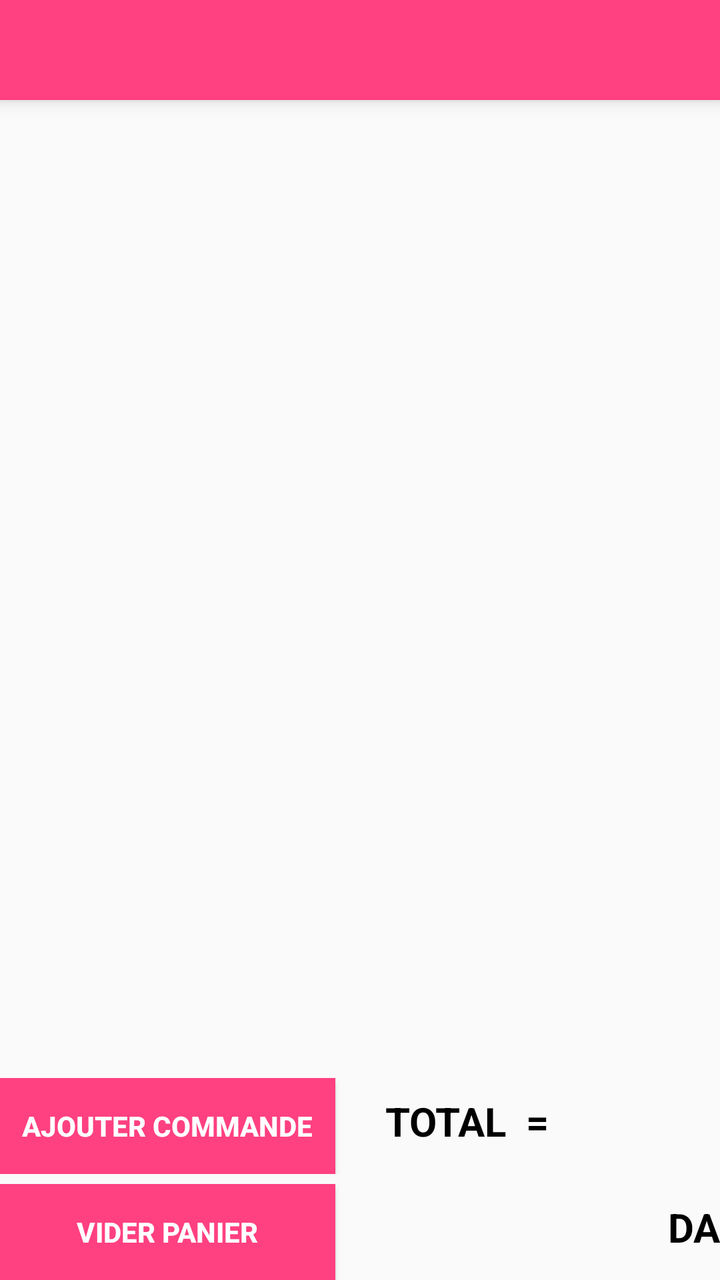
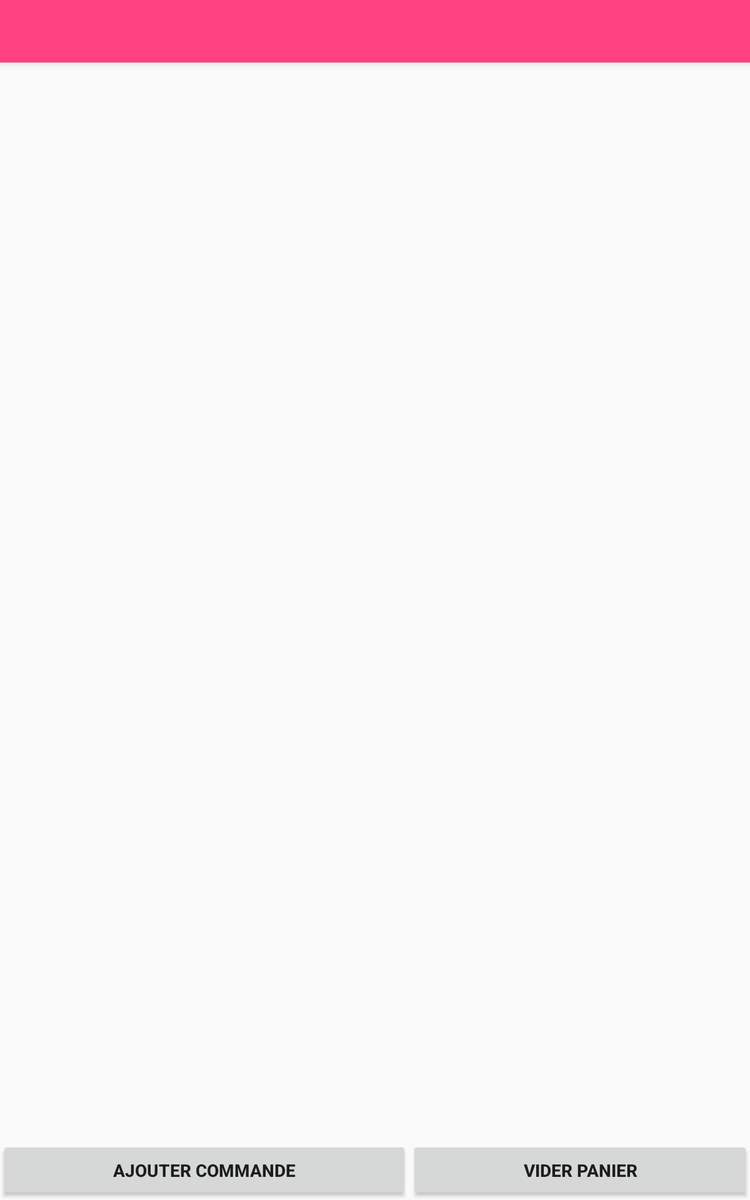

The same Android screen from two of the app's own layout files: first res/layout/ as a phone draws it, then the author's variant for another configuration, drawn on a device whose configuration selects that folder. Both files follow.
<!-- AndroidManifest.xml: application theme AppTheme -->
<!-- res/layout/activity_panier.xml -->
<?xml version="1.0" encoding="utf-8"?>

<LinearLayout xmlns:android="http://schemas.android.com/apk/res/android"
    xmlns:tools="http://schemas.android.com/tools"
    android:layout_width="match_parent"
    android:layout_height="match_parent"
    android:orientation="vertical"
    android:paddingBottom="@dimen/activity_vertical_margin"
    android:paddingLeft="@dimen/activity_horizontal_margin"
    android:paddingRight="@dimen/activity_horizontal_margin"
    android:paddingTop="@dimen/activity_vertical_margin"
    tools:context="sd.shopguy.Main.PanierActivity">

    <android.support.v7.widget.Toolbar
        xmlns:android="http://schemas.android.com/apk/res/android"
        android:layout_width="match_parent"
        android:layout_height="50dp"
        android:background="@color/colorAccent"
        android:id="@+id/toolbarPanier"
        android:theme="@style/ThemeOverlay.AppCompat.Dark.ActionBar"
        android:elevation="5dp"
        android:layout_marginBottom="10dp">

    </android.support.v7.widget.Toolbar>
    <ListView
        android:layout_width="match_parent"
        android:layout_height="match_parent"
        android:layout_weight="1"
        android:id="@+id/listViewPanier" />

    <TableLayout
        android:layout_gravity="center"
        android:stretchColumns="1"
        android:layout_width="match_parent"
        android:layout_height="wrap_content">

        <TableRow
            android:layout_width="match_parent"
            android:layout_height="match_parent"
            android:layout_marginBottom="5dp">

            <Button
                android:layout_width="wrap_content"
                android:layout_height="wrap_content"
                android:text="Ajouter Commande"
                android:id="@+id/addCMD"
                android:textStyle="bold"
                android:background="@color/colorAccent"
                android:textColor="@color/white" />

            <TextView
                android:layout_width="wrap_content"
                android:layout_height="wrap_content"
                android:text="     TOTAL  ="
                android:id="@+id/textView2"
                android:layout_column="1"
                android:textStyle="bold"
                android:textSize="20dp"
                android:textColor="@color/black"
                android:layout_span="2" />

        </TableRow>

        <TableRow
            android:layout_width="match_parent"
            android:layout_height="match_parent">

            <Button
                android:layout_width="168dp"
                android:layout_height="wrap_content"
                android:text="Vider Panier"
                android:id="@+id/cancelCMD"
                android:textStyle="bold"
                android:background="@color/colorAccent"
                android:textColor="@color/white" />

            <TextView
                android:layout_width="wrap_content"
                android:layout_height="wrap_content"
                android:id="@+id/textViewTotal"
                android:textIsSelectable="true"
                android:textStyle="bold"
                android:textSize="20dp"
                android:textColor="@color/black"
                android:layout_column="1"
                android:layout_marginLeft="30dp" />

            <TextView
                android:layout_width="wrap_content"
                android:layout_height="wrap_content"
                android:text="DA"
                android:id="@+id/textView6"
                android:textColor="@color/black"
                android:textStyle="bold"
                android:textSize="20dp" />
        </TableRow>

    </TableLayout>

</LinearLayout>
<!-- resources referenced by this layout -->
<resources>
  <color name="black">#000000</color>
  <color name="colorAccent">#FF4081</color>
  <color name="white">#FFF</color>
  <style name="AppTheme" parent="Theme.AppCompat.Light.NoActionBar">
          
          <item name="colorPrimary">@color/orange</item>
          <item name="colorPrimaryDark">@android:color/holo_orange_dark</item>
          
          <item name="colorAccent">@color/colorAccent</item>
      </style>
  <color name="orange">#FA0</color>
</resources>
<!-- res/layout-sw600dp/activity_panier.xml (the author's variant of the layout above) -->
<!-- drawn on a 7-inch tablet held upright -->
<?xml version="1.0" encoding="utf-8"?>

<LinearLayout xmlns:android="http://schemas.android.com/apk/res/android"
    xmlns:tools="http://schemas.android.com/tools"
    android:layout_width="match_parent"
    android:layout_height="match_parent"
    android:orientation="vertical"
    android:paddingBottom="@dimen/activity_vertical_margin"
    android:paddingLeft="@dimen/activity_horizontal_margin"
    android:paddingRight="@dimen/activity_horizontal_margin"
    android:paddingTop="@dimen/activity_vertical_margin"
    tools:context="sd.shopguy.Main.PanierActivity">

    <android.support.v7.widget.Toolbar
        xmlns:android="http://schemas.android.com/apk/res/android"
        android:layout_width="match_parent"
        android:layout_height="50dp"
        android:background="@color/colorAccent"
        android:id="@+id/toolbarPanier"
        android:theme="@style/ThemeOverlay.AppCompat.Dark.ActionBar"
        android:elevation="5dp"
        >

    </android.support.v7.widget.Toolbar>
    <ListView
        android:layout_width="match_parent"
        android:layout_height="match_parent"
        android:layout_weight="1"
        android:id="@+id/listViewPanier" />
 <LinearLayout
    android:layout_height="wrap_content"
    android:layout_width="fill_parent"
    android:layout_alignParentBottom="true"
     >
    <Button
        android:layout_width="wrap_content"
        android:layout_height="wrap_content"
        android:text="Ajouter Commande"
        android:layout_weight="1"
        android:id="@+id/addCMD"
        android:textStyle="bold" />
    <Button
        android:layout_width="wrap_content"
        android:layout_height="wrap_content"
        android:layout_weight="1"
        android:text="Vider Panier"

        android:id="@+id/cancelCMD"
        android:textStyle="bold" />
</LinearLayout>
</LinearLayout>
<!-- resources referenced by the variant -->
<!-- as a 7-inch tablet held upright resolves them -->
<resources>
  <color name="colorAccent">#FF4081</color>
  <style name="AppTheme" parent="Theme.AppCompat.Light.NoActionBar">
          
          <item name="colorPrimary">@color/orange</item>
          <item name="colorPrimaryDark">@android:color/holo_orange_dark</item>
          
          <item name="colorAccent">@color/colorAccent</item>
      </style>
  <color name="orange">#FA0</color>
</resources>
